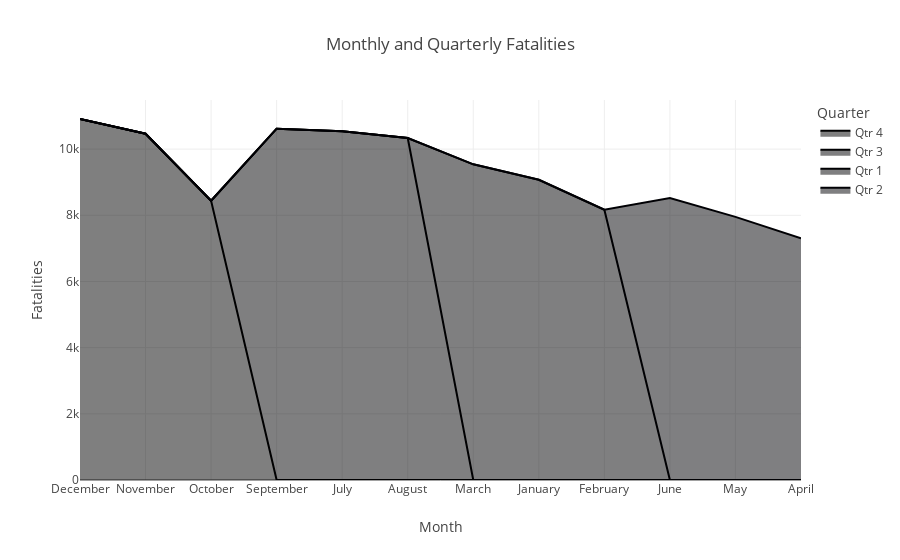

Source (notebook cell):
### Code cell
# Create a stacked area chart
fig = px.area(data_sort, x='Month', y='Fatalities (air)', color='Quarter', title='Monthly and Quarterly Fatalities')

fig.update_layout(xaxis_title='Month', yaxis_title='Fatalities')

fig.show()

##st.plotly_chart(fig)

### Figure 1 — Plotly figure (JSON) as saved in the notebook; plotly's stock layout.template omitted (floating-point values rounded to 4 significant figures)
{"data": [{"fillpattern": {"shape": ""}, "hovertemplate": "Quarter=Qtr 4<br>Month=%{x}<br>Fatalities (air)=%{y}<extra></extra>", "legendgroup": "Qtr 4", "line": {"color": "#000001"}, "marker": {"symbol": "circle"}, "mode": "lines", "name": "Qtr 4", "orientation": "v", "showlegend": true, "stackgroup": "1", "type": "scatter", "x": ["December", "November", "October"], "xaxis": "x", "y": [10910, 10464, 8439], "yaxis": "y"}, {"fillpattern": {"shape": ""}, "hovertemplate": "Quarter=Qtr 3<br>Month=%{x}<br>Fatalities (air)=%{y}<extra></extra>", "legendgroup": "Qtr 3", "line": {"color": "#000002"}, "marker": {"symbol": "circle"}, "mode": "lines", "name": "Qtr 3", "orientation": "v", "showlegend": true, "stackgroup": "1", "type": "scatter", "x": ["September", "July", "August"], "xaxis": "x", "y": [10618, 10539, 10337], "yaxis": "y"}, {"fillpattern": {"shape": ""}, "hovertemplate": "Quarter=Qtr 1<br>Month=%{x}<br>Fatalities (air)=%{y}<extra></extra>", "legendgroup": "Qtr 1", "line": {"color": "#000003"}, "marker": {"symbol": "circle"}, "mode": "lines", "name": "Qtr 1", "orientation": "v", "showlegend": true, "stackgroup": "1", "type": "scatter", "x": ["March", "January", "February"], "xaxis": "x", "y": [9540, 9075, 8168], "yaxis": "y"}, {"fillpattern": {"shape": ""}, "hovertemplate": "Quarter=Qtr 2<br>Month=%{x}<br>Fatalities (air)=%{y}<extra></extra>", "legendgroup": "Qtr 2", "line": {"color": "#000004"}, "marker": {"symbol": "circle"}, "mode": "lines", "name": "Qtr 2", "orientation": "v", "showlegend": true, "stackgroup": "1", "type": "scatter", "x": ["June", "May", "April"], "xaxis": "x", "y": [8525, 7951, 7306], "yaxis": "y"}], "layout": {"autosize": true, "legend": {"title": {"text": "Quarter"}, "tracegroupgap": 0}, "title": {"text": "Monthly and Quarterly Fatalities"}, "xaxis": {"anchor": "y", "autorange": true, "domain": [0, 1], "range": [0, 11], "title": {"text": "Month"}, "type": "category"}, "yaxis": {"anchor": "x", "autorange": true, "domain": [0, 1], "range": [0, 11480.0], "title": {"text": "Fatalities"}, "type": "linear"}}}
